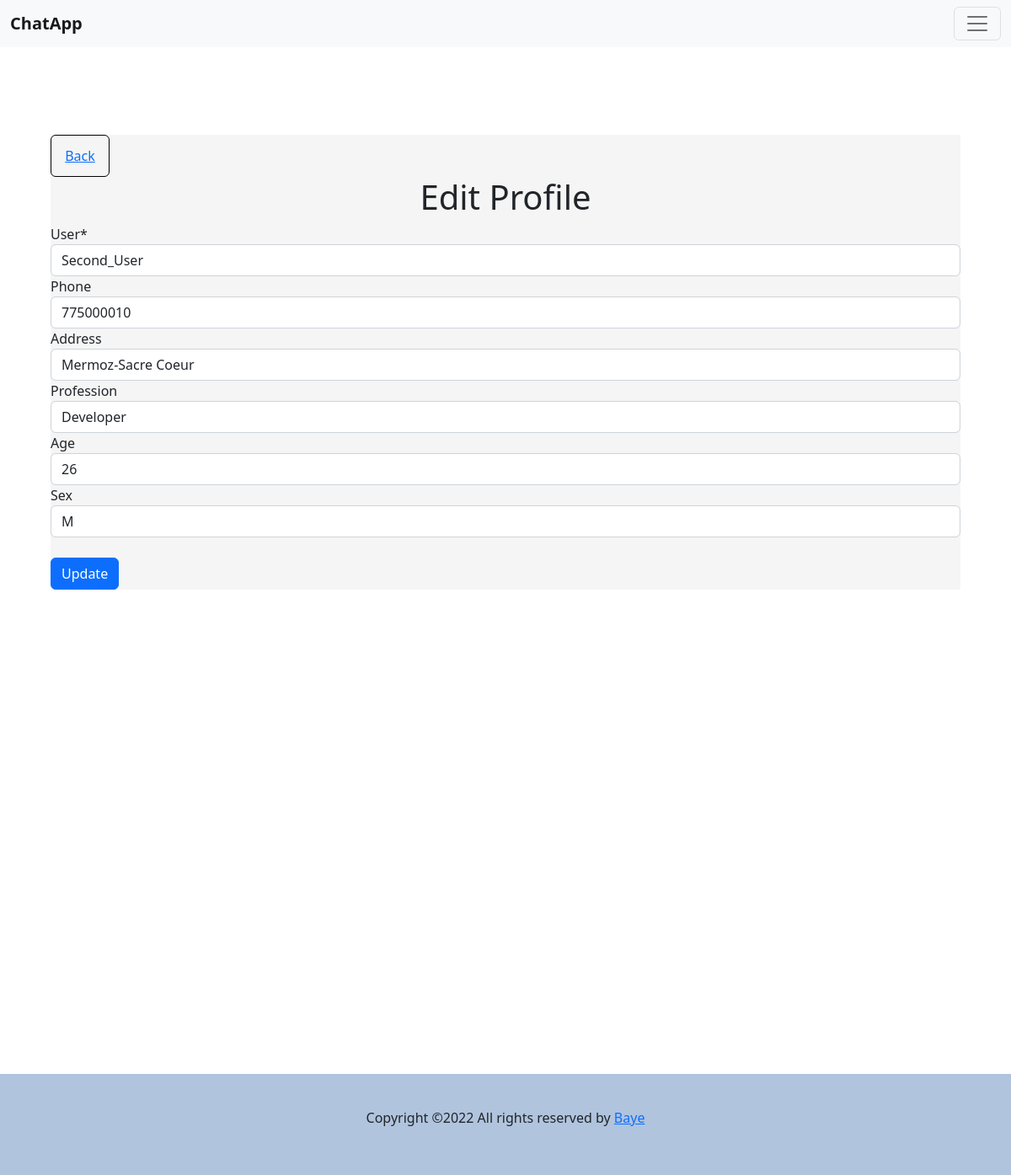
/admin_page/1/update/, run on the app's committed database.
### api/models.py (models this page shows, shortened)
class Profile(models.Model):
    user = models.OneToOneField(User, on_delete=models.CASCADE)
    phone = models.CharField(validators=[RegexValidator(regex=r'^\221?\d{9,10}$')], max_length=10, blank=True)
    address = models.CharField(max_length=32, blank=True)
    profession = models.CharField(max_length=32, blank=True)
    age = models.IntegerField(blank=True)
    sex = models.CharField(max_length=8, blank=True)
    relative = models.ManyToManyField('Relatives', related_name='profiles')

### my_app/views.py (the view)
# urls.py: path('admin_page/<int:pk>/update/', ProfileUpdateView.as_view(), name='update'),
class ProfileUpdateView(UpdateView):
    model = Profile
    fields = ['user', 'phone', 'address', 'profession', 'age', 'sex']
    template_name = 'update.html'

### templates/update.html (shortened to what this page needs)
<!DOCTYPE html>
{% extends 'base.html' %}
{% load crispy_forms_tags %}
{% block content %}
<html lang="en">
<head>
</head>
<body>
<div class="container-update">
    <div class="spaces">
        <a href="{% url 'details' object.id %}">Back</a>
    </div>
    <h1>Edit Profile</h1>
    <form action="" method="post">
        {{ form | crispy}}
        <br>
        <button type="submit" class="btn btn-primary">Update</button>
    </form>
</div>
{% endblock %}

### static/index.css (style rules this page uses)
* { box-sizing: border-box; background-color : transparent; }
h3, h2, h1 { text-align: center; }
.container-update, .container-delete, .container-create, .container-extend { position: relative; top: 100px; margin: 60px; background-color: whitesmoke; }
.spaces { display: flex; width: 70px; height: 50px; border-radius: 6px; border: 1px solid black; align-items: center; justify-content: center; }

### data on the page
Profile: user "Second_User", phone "775000010", address "Mermoz-Sacre Coeur", profession "Developer", age "26", sex "M"
